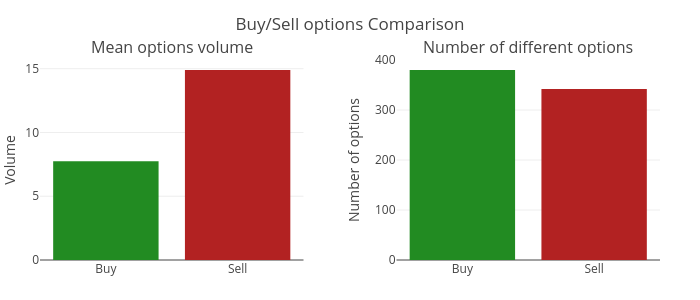

Here is the notebook cell this chart was saved with:
### Code cell
bar_chart_options(
    graph_title= "Buy/Sell options Comparison",
    # left
    left_bar_y_buy=data["buy_mean_volume"], left_bar_y_sell=data["sell_mean_volume"],
    left_title="Mean options volume",
    left_yaxis_title="Volume",

        
    right_bar_y_buy= data["nb_option_buy"], right_bar_y_sell=data["nb_option_sell"],
    right_title="Number of different options",
    right_yaxis_title="Number of options"
)

### Figure 1 — Plotly figure (JSON) as saved in the notebook; plotly's stock layout.template omitted (floating-point values rounded to 4 significant figures)
{"data": [{"marker": {"color": "forestgreen"}, "name": "Buy", "showlegend": false, "type": "bar", "x": ["Buy"], "xaxis": "x", "y": [7.744], "yaxis": "y"}, {"marker": {"color": "firebrick"}, "name": "Sell", "showlegend": false, "type": "bar", "x": ["Sell"], "xaxis": "x", "y": [14.9], "yaxis": "y"}, {"marker": {"color": "forestgreen"}, "name": "Buy", "showlegend": false, "type": "bar", "x": ["Buy"], "xaxis": "x2", "y": [380], "yaxis": "y2"}, {"marker": {"color": "firebrick"}, "name": "Sell", "showlegend": false, "type": "bar", "x": ["Sell"], "xaxis": "x2", "y": [342], "yaxis": "y2"}], "layout": {"annotations": [{"font": {"size": 16}, "showarrow": false, "text": "Mean options volume", "x": 0.2125, "xanchor": "center", "xref": "paper", "y": 1, "yanchor": "bottom", "yref": "paper"}, {"font": {"size": 16}, "showarrow": false, "text": "Number of different options", "x": 0.7875, "xanchor": "center", "xref": "paper", "y": 1, "yanchor": "bottom", "yref": "paper"}], "height": 300, "margin": {"b": 40, "l": 40, "r": 40, "t": 60}, "paper_bgcolor": "rgba(0,0,0,0)", "plot_bgcolor": "rgba(0,0,0,0)", "showlegend": false, "title": {"text": "Buy/Sell options Comparison"}, "width": 700, "xaxis": {"anchor": "y", "domain": [0, 0.425]}, "xaxis2": {"anchor": "y2", "domain": [0.575, 1]}, "yaxis": {"anchor": "x", "domain": [0, 1], "title": {"text": "Volume"}}, "yaxis2": {"anchor": "x2", "domain": [0, 1], "title": {"text": "Number of options"}}}}
